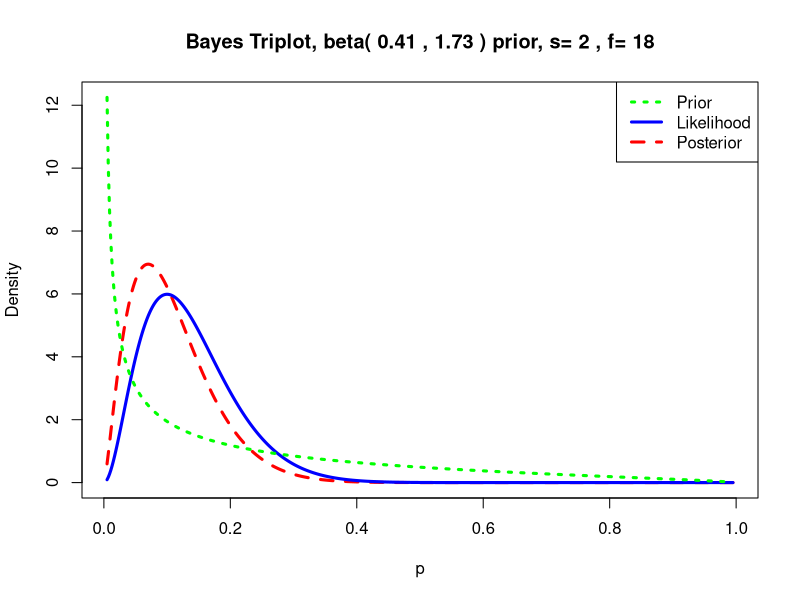
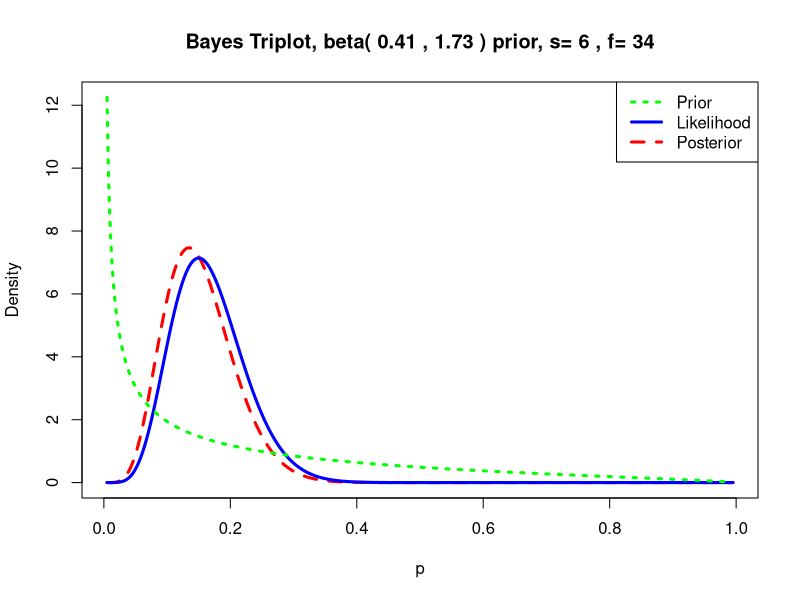
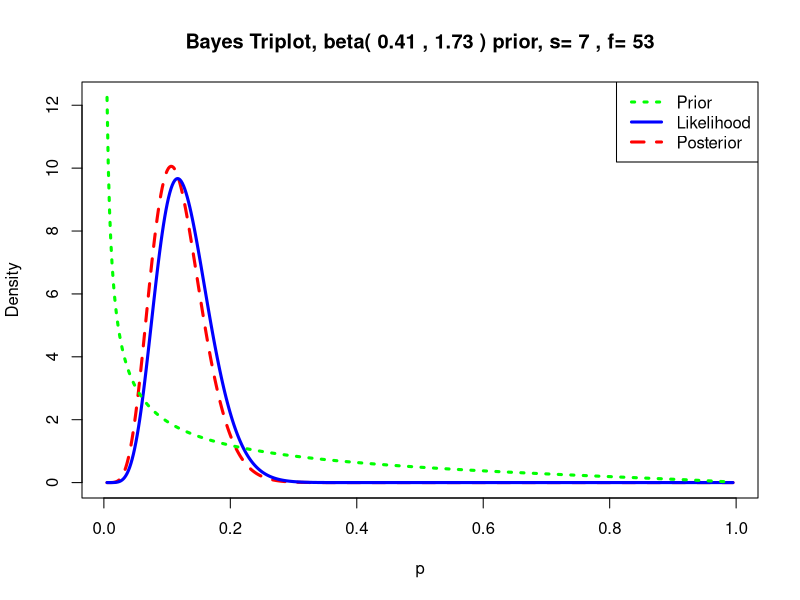
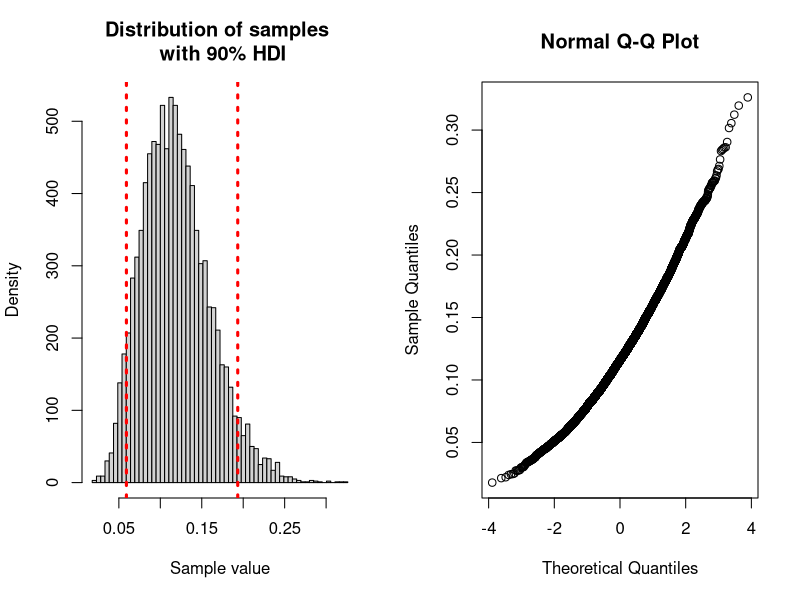
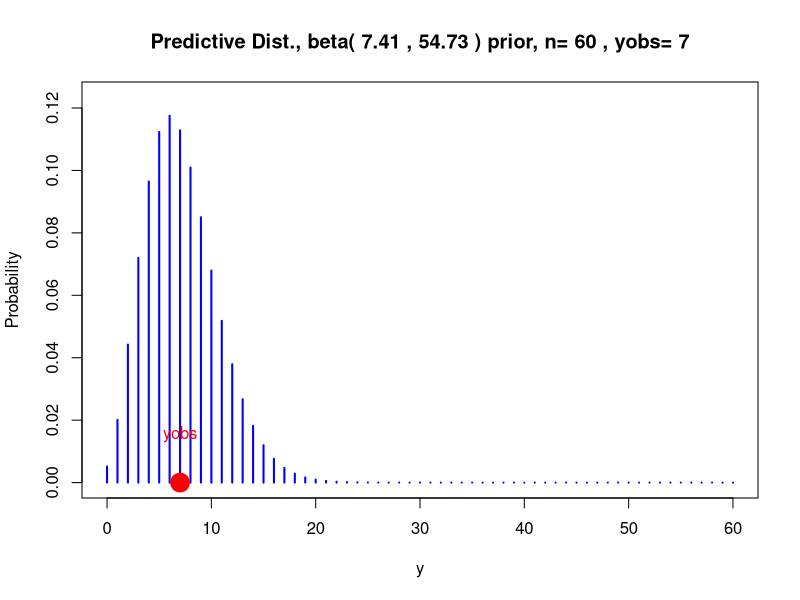
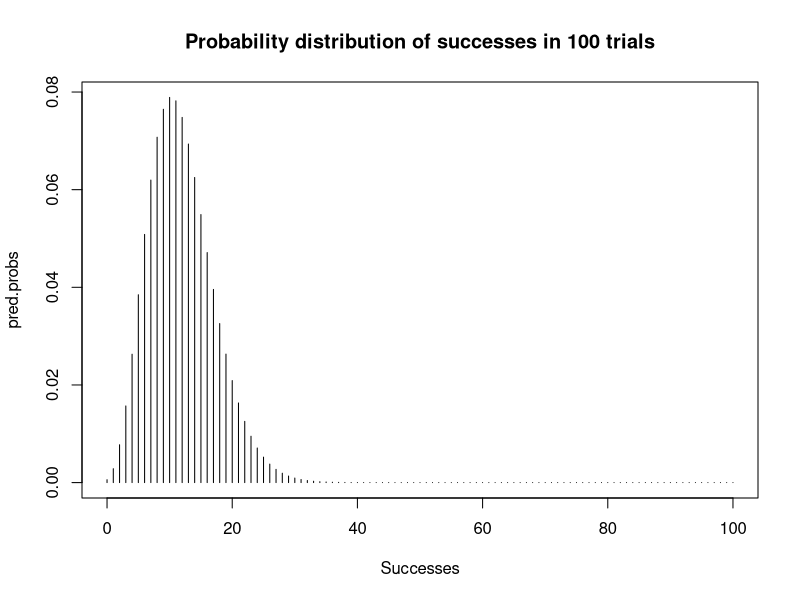
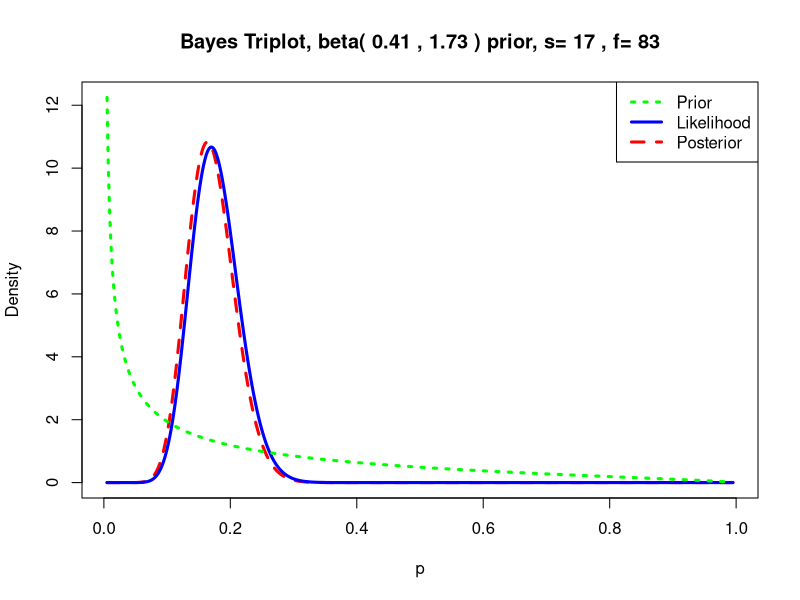

Write R code to recreate these figures, in order.
#### Assignment 6 ####
## Assignment: 
# Probability of texting. – You are asked to compute the probability that the driver of a car is texting at a specific intersection. – Nationally the cumulative probability that a driver is texting is:
#    > P = 0.5, at x = 0.1
#    > P = 0.75 at x = 0.3
#    – You observe cars at a location three times and note the number of texting drivers:
#      1. 2 texting out of 20 drivers
#      2. 4 texting out of 20 drivers
#      3. 1 texting out of 20 drivers
#    > Given these data
#     – Compute the Beta prior, and report the coefficients
#     – Plot the prior, likelihood and posterior three times as you update your belief based on collecting more data
#     – Simulate the final posterior distribution and do the following:
#       > Plot the posterior with the 90% HDI shown
#       > Report the upper and lower limits of the 90% HDI
#       > Of the next hundred drivers what are the number of texting drivers in the 90% HDI?
#       > Are the drivers in this area better or worse that the national figures indicate?'''

# Clear memory and console 
rm(list=ls())
cat('\014')

# Require Libraries
if(!require(LearnBayes)){install.packages("LearnBayes")}
if(!require(repr)){install.packages("repr")}


# beta parameters, compute the beta prior based on the nationally cumulative probability
beta.par = beta.select(list(p=0.5, x=0.1), list(p=0.75, x=0.3))
beta.par


# Plot of the prior, likelihood and posterior for each observation
# 1) 2 TEXTING, 18 NOT_TEXTING
options(repr.plot.width = 6, repr.plot.height = 5)
beta.par + c(2, 18)
triplot(beta.par, c(2, 18))

# 2) 4 TEXTING, 16 NOT_TEXTING
beta.par + c(6, 34)
triplot(beta.par, c(6, 34))

# 3) 1 TEXTING, 19 NOT_TEXTING
beta.par + c(7, 53)
triplot(beta.par, c(7, 53))

#Simulate the final posterior distribution and do the following:
# > Plot the posterior with the 90% HDI shown
# > Report the upper and lower limits of the 90% HDI
options(repr.plot.width=8, repr.plot.height=5)
beta.post.par = beta.par + c(7, 53)
post.sample = rbeta(10000, beta.post.par[1], beta.post.par[2])
par(mfrow = c(1,2))
quants = quantile(post.sample, c(0.05, 0.95))
breaks = seq(min(post.sample), max(post.sample), length.out = 61)
hist(post.sample, breaks = breaks, 
     main = 'Distribution of samples \n with 90% HDI',
     xlab = 'Sample value',
     ylab = 'Density')
abline(v = quants[1], lty = 3, col = 'red', lwd = 3)
abline(v = quants[2], lty = 3, col = 'red', lwd = 3)
qqnorm(post.sample)
par(mfrow = c(1,1))
quants

## check on the model
predplot(beta.post.par, 60, 7)


## Of the next hundred drivers what are the number of texting drivers in the 90% HDI?
n = 100
s = 0:n
pred.probs = pbetap(beta.post.par, n, s)
plot(s, pred.probs, type="h", 
     main = paste('Probability distribution of successes in', as.character(n), 'trials'),
     xlab = 'Successes')
discint(cbind(s, pred.probs), 0.9)


#National Average
nat.ave.q1 = list(p=.5,x=.1)
nat.ave.q2 = list(p=.75,x=.3)
nat.ave.beta.par = beta.select(nat.ave.q1,nat.ave.q2)
nat.ave.beta.par

#apply national average prior 
nat.ave.beta.par + c(17, 83)
triplot(nat.ave.beta.par, c(17, 83))
